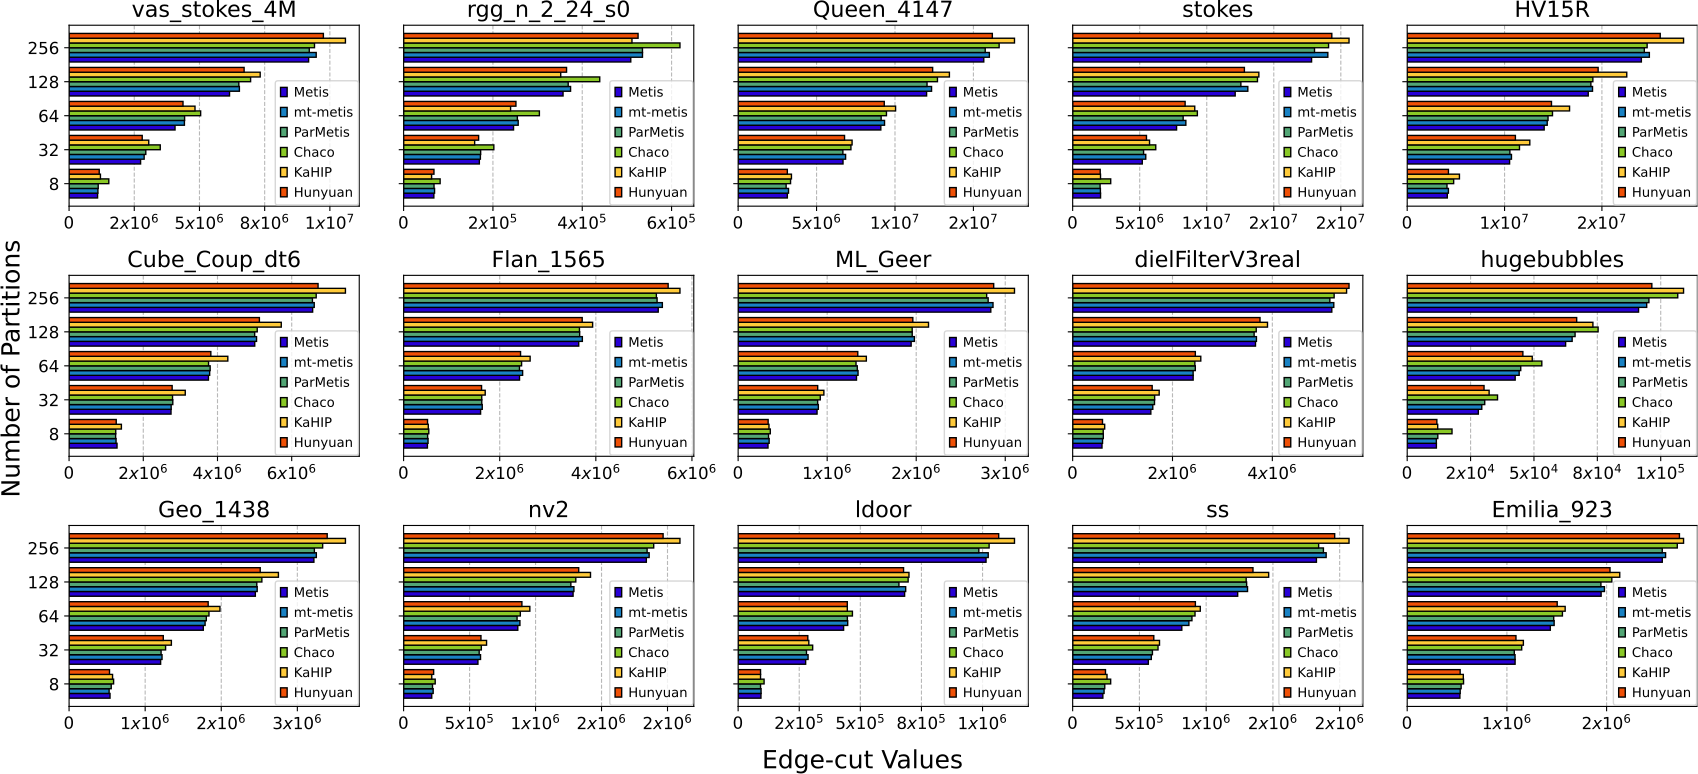

Reproduce this figure in Python.
import pandas as pd
import matplotlib.pyplot as plt
import numpy as np
from matplotlib.ticker import ScalarFormatter

df = pd.read_excel('edge.xlsx')

# 获取指定单元格范围的数值
Me=[]
Metis=[]
mt_metis=[]
ParMetis=[]
chaco=[]
kahip=[]

for i in range(5):
    index = i * 6
    data = df.iloc[index, 2:17].values.tolist()
    Me.extend([float(val) for val in data])
    data = df.iloc[index + 1, 2:17].values.tolist()
    Metis.extend([float(val) for val in data])
    data = df.iloc[index + 2, 2:17].values.tolist()
    mt_metis.extend([float(val) for val in data])
    data = df.iloc[index + 3, 2:17].values.tolist()
    ParMetis.extend([float(val) for val in data])
    data = df.iloc[index + 4, 2:17].values.tolist()
    chaco.extend([float(val) for val in data])
    data = df.iloc[index + 5, 2:17].values.tolist()
    kahip.extend([float(val) for val in data])

def format_func(value, tick_number):
    if value >= 1e4:
        return f"${{{'{:.0e}'.format(value).replace('e+0', 'x10^')}}}$"
    else:
        return f"${{{int(value):,}}}$"

# 创建一个3行5列的布局
fig, axes = plt.subplots(nrows=3, ncols=5, figsize=(17, 8.5), sharey=True)

# 柱状图标题和标签
titles = [
    "vas_stokes_4M", "rgg_n_2_24_s0", "Queen_4147", "stokes", "HV15R", 
    "Cube_Coup_dt6", "Flan_1565", "ML_Geer", "dielFilterV3real", "hugebubbles",
    "Geo_1438", "nv2", "ldoor", "ss", "Emilia_923"]
legends = ['Metis', 'mt-metis', 'ParMetis', 'Chaco', 'KaHIP', 'Hunyuan']
partitions = ['8', '32', '64', '128', '256']

# 设置柱子宽度
bar_width = 0.14

color1 = '#2800d7'  # Metis
color2 = '#1982c4'  # mt-metis
color3 = '#52a675'  # ParMetis
color4 = '#8ac926'  # Chaco
color5 = '#ffca3a'  # KaHIP
color6 = '#f05006'  # Hunyuan

# 绘制每个横向柱状图
for i, ax in enumerate(axes.flatten()):
    a = []
    b = []
    c = []
    d = []
    e = []
    f = []

    for j in range(5):
        a.append(float(Me[j * 15 + i]))
        b.append(float(Metis[j * 15 + i]))
        c.append(float(mt_metis[j * 15 + i]))
        d.append(float(ParMetis[j * 15 + i]))
        e.append(float(chaco[j * 15 + i]))
        f.append(float(kahip[j * 15 + i]))

    index = np.arange(len(a))

    ax.barh(index, b, bar_width, color=color1, label='Metis', edgecolor='black', zorder=2)
    ax.barh(index + bar_width, c, bar_width, color=color2, label='mt-metis', edgecolor='black', zorder=2)
    ax.barh(index + bar_width * 2, d, bar_width, color=color3, label='ParMetis', edgecolor='black', zorder=2)
    ax.barh(index + bar_width * 3, e, bar_width, color=color4, label='Chaco', edgecolor='black', zorder=2)
    ax.barh(index + bar_width * 4, f, bar_width, color=color5, label='KaHIP', edgecolor='black', zorder=2)
    ax.barh(index + bar_width * 5, a, bar_width, color=color6, label='Hunyuan', edgecolor='black', zorder=2)
    
    ax.legend(loc='lower right', bbox_to_anchor=(1.02, -0.03), ncol=1, fontsize=9.5, handlelength=0.5, handletextpad=0.5)

    ax.grid(axis='x', linestyle='--', alpha=0.9, zorder=1)

    ax.set_title(titles[i], fontsize=16)
    formatter = ScalarFormatter(useMathText=True)
    ax.xaxis.set_major_formatter(formatter)
    ax.xaxis.set_major_formatter(plt.FuncFormatter(format_func))
    ax.xaxis.get_offset_text().set_position((1.0, 0.2))
    ax.set_yticks(index + bar_width * 2.5)  # 添加刻度
    ax.set_yticklabels(partitions, fontsize=12)  # 设置刻度标签
    ax.tick_params(axis='x', labelsize=12)

# 调整子图的布局
fig.subplots_adjust(hspace=0.4, wspace=0.1)

# 添加共享的x轴标签
fig.text(0.5, 0.03, 'Edge-cut Values', ha='center', fontsize=18)

# 添加共享的y轴标签
fig.text(0.0, 0.5, 'Number of Partitions', ha='center', va='center', fontsize=18, rotation=90)

# 设置整体布局
plt.tight_layout(rect=[0, 0.05, 1, 0.95])

# 显示图形
plt.savefig("edgecut.pdf", dpi=400, format="pdf", bbox_inches='tight', pad_inches=0.0)
